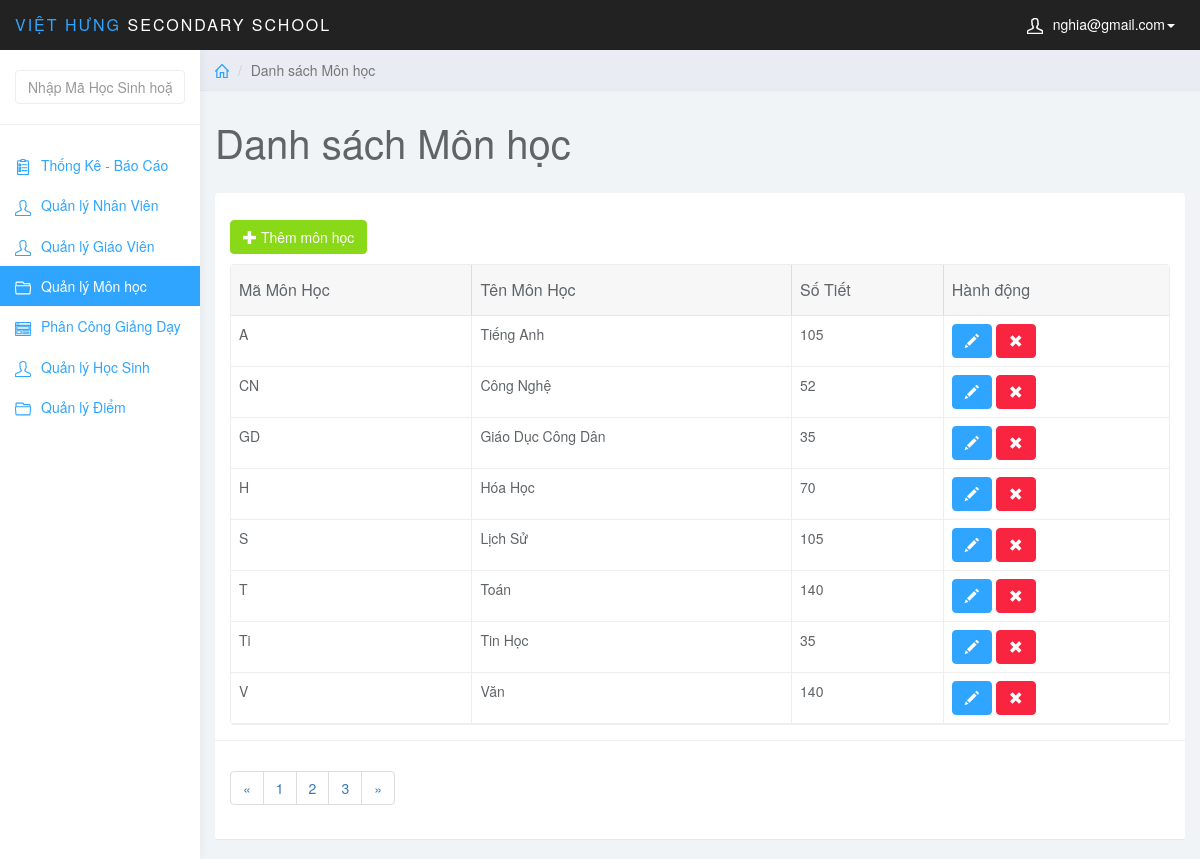
Page /admin/index.php?page=monhoc (signed in) on the committed database.
### tables this page shows
CREATE TABLE `monhoc` (
  `MaMonHoc` varchar(5) NOT NULL,
  `TenMonHoc` varchar(20) NOT NULL,
  `SoTiet` int(20) NOT NULL,
  `HeSoMonHoc` int(1) NOT NULL,
  PRIMARY KEY (`MaMonHoc`)
);

### admin/monhoc.php (the view, shortened to what this page needs)
<?php
    $sql = "SELECT * FROM monhoc";
    $query = mysqli_query($conn,$sql);
?>
<div class="col-sm-9 col-sm-offset-3 col-lg-10 col-lg-offset-2 main">
		<div class="row">
			<ol class="breadcrumb">
				<li><a href="index.php"><svg class="glyph stroked home"><use xlink:href="#stroked-home"></use></svg></a></li>
				<li class="active">Danh sách Môn học</li>
			</ol>
		</div>
		<div class="row">
			<div class="col-lg-12">
				<h1 class="page-header">Danh sách Môn học</h1>
			</div>
		</div>
		<div id="toolbar" class="btn-group">
            <a href="index.php?page=add_monhoc" class="btn btn-success <?php if($_SESSION['user_level'] == 2){ echo 'disabled';}?>">
                <i class="glyphicon glyphicon-plus"></i> Thêm môn học
            </a>
        </div>
		<div class="row">
			<div class="col-lg-12">
				<div class="panel panel-default">
					<div class="panel-body">
                        <table
                            data-toolbar="#toolbar"
                            data-toggle="table">
						    <thead>
						    <tr>
						        <th data-field="id" data-sortable="true">Mã Môn Học</th>
						        <th data-field="name"  data-sortable="true">Tên Môn Học</th>
                                <th data-field="price" data-sortable="true">Số Tiết</th>
                                <th>Hành động</th>
						    </tr>
                            </thead>
                            <tbody>
                                <?php while ($row = mysqli_fetch_assoc($query)) {
                                ?>
                                <tr>
                                    <td style=""><?php echo $row['MaMonHoc']; ?></td>
                                    <td style=""><?php echo $row['TenMonHoc']; ?></td>
                                    <td style=""><?php echo $row['SoTiet']; ?></td>
                                    <td class="form-group">
                                        <a href="index.php?page=edit_monhoc&monhoc_id=<?php echo $row['MaMonHoc']; ?>" class="btn btn-primary"><i class="glyphicon glyphicon-pencil"></i></a>
                                        <a onclick=" return thongbao();" href="del_monhoc.php?monhoc_id=<?php echo $row['MaMonHoc']; ?>" class="btn btn-danger"><i class="glyphicon glyphicon-remove"></i></a>
                                    </td>
                                </tr>
                            <?php } ?>
                            </tbody>
						</table>
                    </div>
                    <div class="panel-footer">
                        <nav aria-label="Page navigation example">
                            <ul class="pagination">
                                <li class="page-item"><a class="page-link" href="#">&laquo;</a></li>
                                <li class="page-item"><a class="page-link" href="#">1</a></li>
                                <li class="page-item"><a class="page-link" href="#">2</a></li>
                                <li class="page-item"><a class="page-link" href="#">3</a></li>
                                <li class="page-item"><a class="page-link" href="#">&raquo;</a></li>
                            </ul>
                        </nav>
                    </div>
				</div>
			</div>
		</div>
	</div>

### admin/css/styles.css (style rules this page uses)
body { background: #f1f4f7; padding-top: 50px; color: #5f6468; }
a, a:hover, a:focus { color: #30a5ff; }
h1, h2, h3, h4, h5, h6 { color: #5f6468; }
h1 { font-weight: 300; font-size: 40px; }
.btn-primary, .btn-primary:hover, .btn-primary:focus, .btn-primary:active, .btn-primary.active, .open > .dropdown-toggle.btn-primary, .btn-primary.disabled, .btn-primary[disabled], fieldset[disabled] .btn-primary, .btn-primary.disabled:hover, .btn-primary[disabled]:hover, fieldset[disabled] .btn-primary:hover, .btn-primary.disabled:focus, .btn-primary[disabled]:focus, fieldset[disabled] .btn-primary:focus, .btn-primary.disabled:active, .btn-primary[disabled]:active, fieldset[disabled] .btn-primary:active, .btn-primary.disabled.active, .btn-primary[disabled].active, fieldset[disabled] .btn-primary.active { background-color: #30a5ff; border-color: #30a5ff; }
.btn-success, .btn-success:hover, .btn-success:focus, .btn-success:active, .btn-success.active, .open > .dropdown-toggle.btn-success, .btn-success.disabled, .btn-success[disabled], fieldset[disabled] .btn-success, .btn-success.disabled:hover, .btn-success[disabled]:hover, fieldset[disabled] .btn-success:hover, .btn-success.disabled:focus, .btn-success[disabled]:focus, fieldset[disabled] .btn-success:focus, .btn-success.disabled:active, .btn-success[disabled]:active, fieldset[disabled] .btn-success:active, .btn-success.disabled.active, .btn-success[disabled].active, fieldset[disabled] .btn-success.active { background-color: #8ad919; border-color: #8ad919; }
.btn-danger, .btn-danger:hover, .btn-danger:focus, .btn-danger:active, .btn-danger.active, .open > .dropdown-toggle.btn-danger, .btn-danger.disabled, .btn-danger[disabled], fieldset[disabled] .btn-danger, .btn-danger.disabled:hover, .btn-danger[disabled]:hover, fieldset[disabled] .btn-danger:hover, .btn-danger.disabled:focus, .btn-danger[disabled]:focus, fieldset[disabled] .btn-danger:focus, .btn-danger.disabled:active, .btn-danger[disabled]:active, fieldset[disabled] .btn-danger:active, .btn-danger.disabled.active, .btn-danger[disabled].active, fieldset[disabled] .btn-danger.active { background-color: #f9243f; border-color: #f9243f; }
.panel { border: 0; }
.panel-footer { background: #fff; border-top: 1px solid #eee; }
.breadcrumb { border-radius: 0; padding: 10px 15px; background: #e9ecf2; box-shadow: 0 1px 1px rgba(0, 0, 0, .05); margin: 0 ; }
h1.page-header { margin-top: 30px; border-bottom: 0; }
.table { background: #fff; }
.breadcrumb .glyph { height: 14px; width: 14px; margin: -2px 0 0 0; stroke-width: 4px; }

### rows in the picture
monhoc: MaMonHoc "A", TenMonHoc "Tiếng Anh", SoTiet "105"
monhoc: MaMonHoc "CN", TenMonHoc "Công Nghệ", SoTiet "52"
monhoc: MaMonHoc "GD", TenMonHoc "Giáo Dục Công Dân", SoTiet "35"
monhoc: MaMonHoc "H", TenMonHoc "Hóa Học", SoTiet "70"
monhoc: MaMonHoc "S", TenMonHoc "Lịch Sử", SoTiet "105"
monhoc: MaMonHoc "T", TenMonHoc "Toán", SoTiet "140"
monhoc: MaMonHoc "Ti", TenMonHoc "Tin Học", SoTiet "35"
monhoc: MaMonHoc "V", TenMonHoc "Văn", SoTiet "140"

### other values in the picture
$_SESSION['mail_user'] "nghia@gmail.com"
